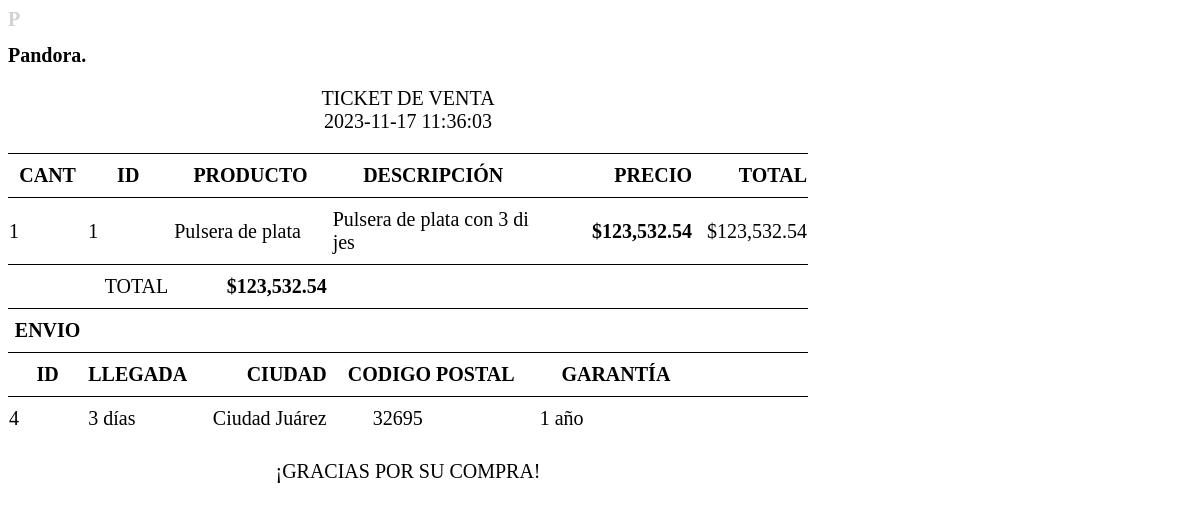
/imprimirTicket.php?id=4, run on the app's committed database.
### tables this page shows
CREATE TABLE `ventas` (
  `id` bigint(20) NOT NULL,
  `fecha` datetime NOT NULL,
  `total` decimal(10,2) NOT NULL
);

CREATE TABLE `productos` (
  `id` int(11) NOT NULL,
  `nomProducto` varchar(50) NOT NULL,
  `categoria` varchar(50) NOT NULL,
  `precio` decimal(10,2) NOT NULL,
  `descrip` varchar(200) NOT NULL,
  `material` varchar(50) NOT NULL,
  `talla` decimal(10,2) NOT NULL,
  `piedra` varchar(50) NOT NULL,
  `disponible` int(11) NOT NULL
);

CREATE TABLE `productos_vendidos` (
  `id` bigint(20) UNSIGNED NOT NULL,
  `id_producto` bigint(20) UNSIGNED NOT NULL,
  `cantidad` bigint(20) UNSIGNED NOT NULL,
  `id_venta` bigint(20) UNSIGNED NOT NULL
);

CREATE TABLE `envio` (
  `id` int(10) NOT NULL,
  `idVenta` int(10) NOT NULL,
  `nombre` varchar(50) NOT NULL,
  `ciudad` varchar(50) NOT NULL,
  `domicilio` varchar(100) NOT NULL,
  `cp` int(5) NOT NULL,
  `fecha` date NOT NULL,
  `garantia` varchar(50) NOT NULL,
  `tiempo_llegada` varchar(50) NOT NULL
);

### imprimirTicket.php (the view, shortened to what this page needs)
<?php
$id = $_GET["id"];
include_once "base_de_datos.php";
$sentencia = $base_de_datos->prepare("SELECT id, fecha, total FROM ventas WHERE id = ?");
$sentencia->execute([$id]);
$venta = $sentencia->fetchObject();
$setenciaproductos = $base_de_datos->prepare("SELECT v.id, v.nomProducto, v.descrip, v.precio, vv.cantidad, e.idVenta, e.garantia, e.tiempo_llegada, e.ciudad, e.cp
FROM productos v
INNER JOIN
productos_vendidos vv
ON v.id = vv.id_producto
INNER JOIN
envio e
ON vv.id_venta = e.id
WHERE vv.id_venta = ?");
$setenciaproductos->execute([$id]);
$productos = $setenciaproductos->fetchAll();
?>
<body>
    <div class="ticket">
        <h1 style="color: lightgray;">P</h1>
        <h1>Pandora.</h1>
        <p class="centrado">TICKET DE VENTA
            <br><?php echo $venta->fecha; ?>
        </p>
        <table>
            <thead>
                <tr>
                    <th class="producto">CANT</th>
                    <th class="id">ID</th>
                    <th class="cantidad">PRODUCTO</th>
                    <th class="cantidad">DESCRIPCIÓN</th>
                    <th class="costo">PRECIO</th>
                    <th class="costo">TOTAL</th>
                </tr>
            </thead>
            <tbody>
                <?php
                $total = 0;
                foreach ($productos as $producto) {
                    $subtotal = $producto->precio * $producto->cantidad;
                    $total += $subtotal;
                ?>
                    <tr>
                        <td class="producto"><?php echo $producto->cantidad;  ?></td>
                        <td class="id"><?php echo $producto->id;  ?> </td>
                        <td class="cantidad"><?php echo $producto->nomProducto;  ?> </td>
                        <td class="cantidad">  <?php echo $producto->descrip;  ?></td>
                        <td class="costo"><strong>$<?php echo number_format($producto->precio, 2) ?></strong></td>
                        <td class="costo">$<?php echo number_format($subtotal, 2)  ?></td>
                    </tr>
                <?php } ?>
                <tr>
                    <td colspan="2" style="text-align: right;">TOTAL</td>
                    <td class="costo">
                        <strong>$<?php echo number_format($total, 2) ?></strong>
                    </td>
                </tr>
            </tbody>
            <thead>
                <tr>
                    <th>ENVIO</th>
                </tr>
                <tr>
                <th class="id">ID</th>
                    <th class="producto">LLEGADA</th>
                    <th class="costo">CIUDAD</th>
                    <th class="cp">CODIGO POSTAL</th>
                    <th class="cantidad">GARANTÍA</th>
                </tr>
            </thead>
            <tbody>
                <?php
                foreach ($productos as $producto) {
                ?>
                    <tr>
                        <td class="id"><?php echo $producto->idVenta;  ?> </td>
                        <td class="producto"><?php echo $producto->tiempo_llegada;  ?></td>
                        <td class="costo"><?php echo $producto->ciudad;  ?> </td>
                        <td class="cp"><?php echo $producto->cp;  ?> </td>
                        <td class="cantidad"><?php echo $producto->garantia;  ?> </td>
                    </tr>
                <?php } ?>
            </tbody>
        </table>
        <p class="centrado">¡GRACIAS POR SU COMPRA!
        </p>
    </div>
</body>

### imprimirTicket.php (style rules this page uses)
* { font-size: 20px; font-family: 'Times New Roman'; }
td, th, tr, table { border-top: 1px solid black; padding-top: 10px; padding-bottom: 10px; border-collapse: collapse; }
td.id { width: 15px; max-width: 15px; }
td.cp { padding-left: 45px; width: 190px; max-width: 190px; word-break: break-all; }
td.producto, th.producto { width: 80px; max-width: 80px; }
td.cantidad, th.cantidad { padding-left: 5px; width: 185px; max-width: 185px; word-break: break-all; }
td.costo, th.costo { width: 135px; max-width: 135px; word-break: break-all; text-align: right; }
.centrado { text-align: center; align-content: center; }
.ticket { width: 800px; max-width: 800px; }

### data on the page
ventas: fecha "2023-11-17 11:36:03"
productos: productos_vendidos.cantidad "1", id "1", nomProducto "Pulsera de plata", descrip "Pulsera de plata con 3 dijes", precio "123,532.54", precio.cantidad "123,532.54", envio.idVenta "4", envio.tiempo_llegada "3 días", envio.ciudad "Ciudad Juárez", envio.cp "32695", envio.garantia "1 año"

### other printed values
$total "123,532.54"
